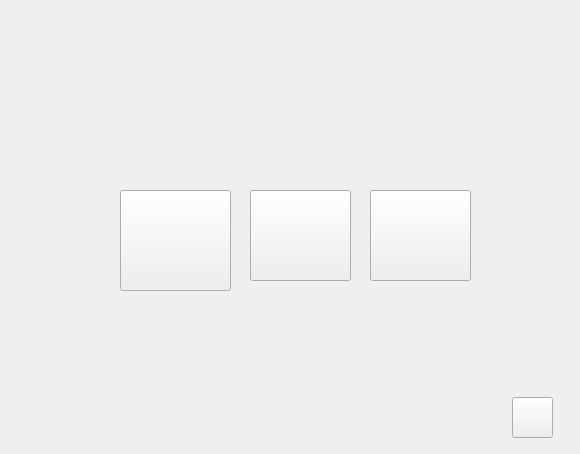
<?xml version="1.0" encoding="UTF-8"?>
<ui version="4.0">
 <class>Setting</class>
 <widget class="QWidget" name="Setting">
  <property name="geometry">
   <rect>
    <x>0</x>
    <y>0</y>
    <width>580</width>
    <height>454</height>
   </rect>
  </property>
  <property name="windowTitle">
   <string>Form</string>
  </property>
  <property name="styleSheet">
   <string notr="true">border-image: url(:/design/design/setting_page.png);</string>
  </property>
  <widget class="QPushButton" name="car_type_button">
   <property name="geometry">
    <rect>
     <x>120</x>
     <y>190</y>
     <width>111</width>
     <height>101</height>
    </rect>
   </property>
   <property name="styleSheet">
    <string notr="true">border-image: url(:/design/design/차.png);</string>
   </property>
   <property name="text">
    <string/>
   </property>
  </widget>
  <widget class="QPushButton" name="dog_type_button">
   <property name="geometry">
    <rect>
     <x>250</x>
     <y>190</y>
     <width>101</width>
     <height>91</height>
    </rect>
   </property>
   <property name="styleSheet">
    <string notr="true">border-image: url(:/design/design/개.png);</string>
   </property>
   <property name="text">
    <string/>
   </property>
  </widget>
  <widget class="QPushButton" name="back_button">
   <property name="geometry">
    <rect>
     <x>512</x>
     <y>397</y>
     <width>41</width>
     <height>41</height>
    </rect>
   </property>
   <property name="styleSheet">
    <string notr="true">border-image: url(:/design/design/이전.png);</string>
   </property>
   <property name="text">
    <string/>
   </property>
  </widget>
  <widget class="QPushButton" name="fire_type_button">
   <property name="geometry">
    <rect>
     <x>370</x>
     <y>190</y>
     <width>101</width>
     <height>91</height>
    </rect>
   </property>
   <property name="styleSheet">
    <string notr="true">border-image: url(:/design/design/불.png);</string>
   </property>
   <property name="text">
    <string/>
   </property>
  </widget>
 </widget>
 <resources>
  <include location="gui_design.qrc"/>
 </resources>
 <connections/>
</ui>
